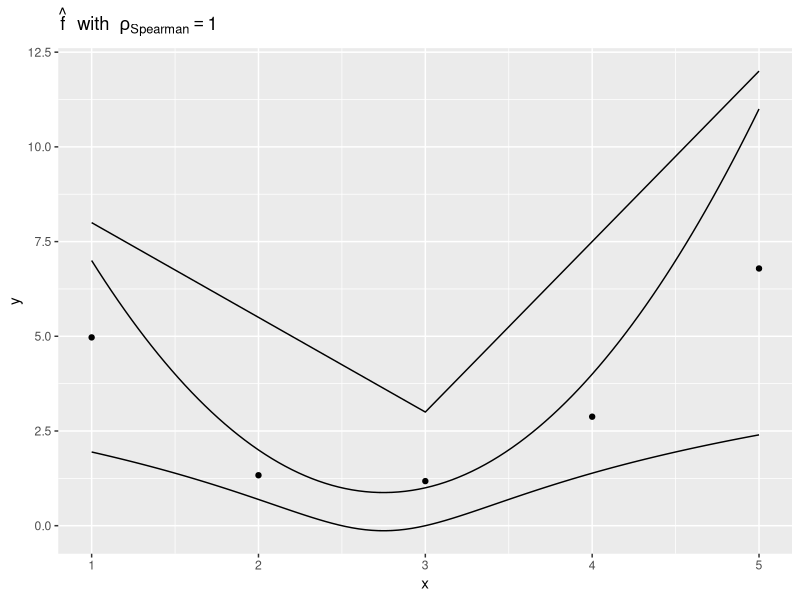
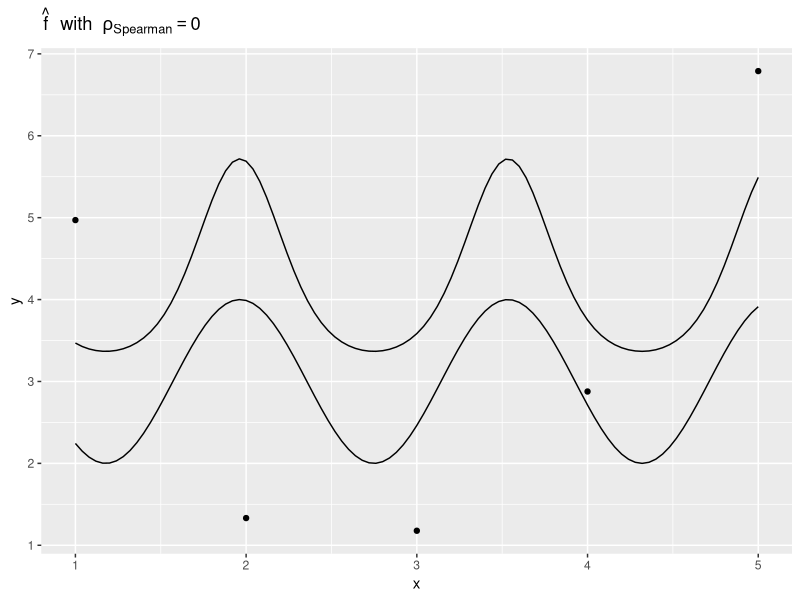
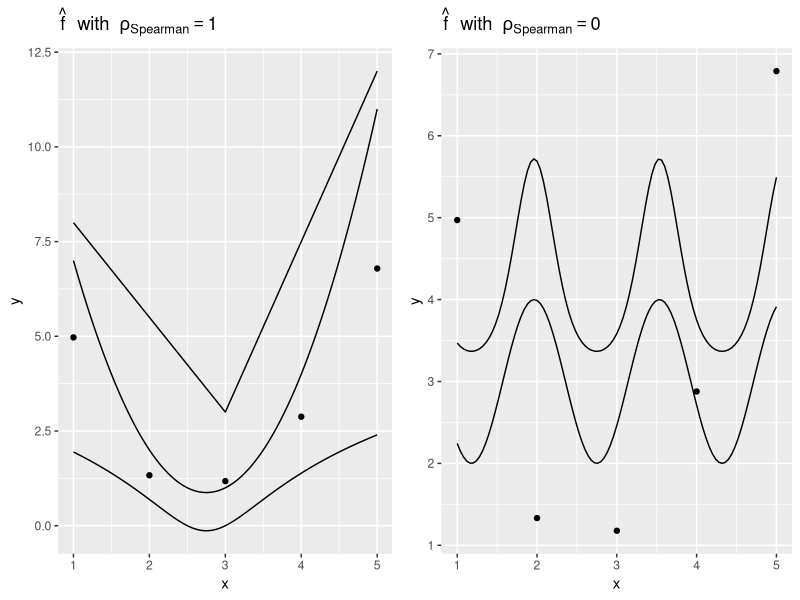
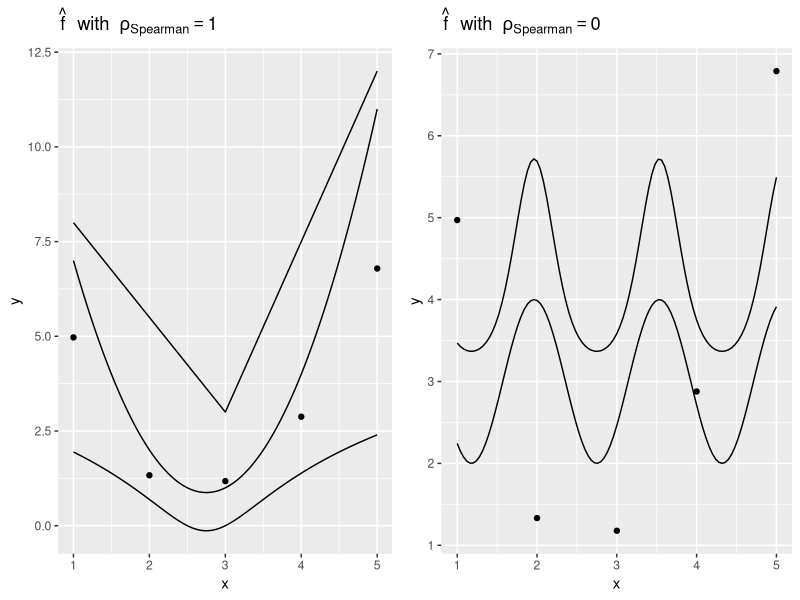

These figures' R source, in order:
library(quantreg)
library(ggplot2)
library(gridExtra)

set.seed(31415)

x = 1:5
y = 2.0 + 0.5 * x + rnorm(length(x), 0, 1.5)
data = data.frame(x = x, y = y)

sol = rq(y ~ x, weights = 1/y, tau=0.5)

fun1 = function(x) 2*(x-3)^2 + x - 2
fun2 = function(x) log(fun1(x))
fun3 = function(x) 3.5*abs(x-3) + x

plot1 = ggplot() + geom_point(data=data.frame(x=x, y=y), aes(x=x, y=y)) +
  geom_function(fun = fun1) +
  geom_function(fun = fun2) +
  geom_function(fun = fun3) +
  labs(title= expression(hat(f)~" with "~rho["Spearman"]==1))
plot1

sapply(c(fun1, fun2, fun3), function(f) cor(y, f(x), method="spearman"))

fun4 = function(x) sin(4*x) + 3
fun5 = function(x) exp(sin(4*x)) + 3
  
plot2 = ggplot() + geom_point(data=data.frame(x=x, y=y), aes(x=x, y=y)) +
  geom_function(fun = fun4) +
  geom_function(fun = fun5) +
  labs(title= expression(hat(f)~" with "~rho["Spearman"]==0))  
plot2

sapply(c(fun4, fun5), function(f) cor(y, f(x), method="spearman"))

grid.arrange(plot1, plot2, ncol=2)

ggsave(grid.arrange(plot1, plot2, ncol=2), 
       filename="../figure/eval_spearman.pdf", width = 7, height = 2.5)
     
